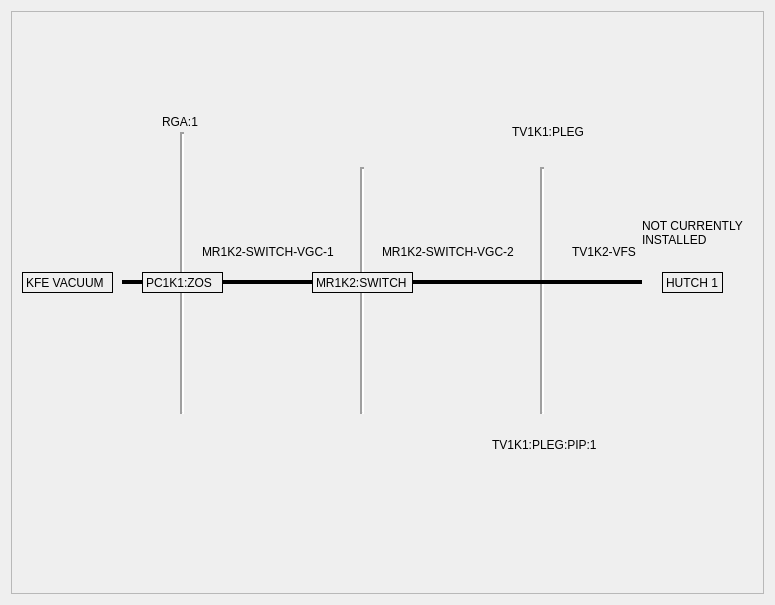
<?xml version="1.0" encoding="UTF-8"?>
<ui version="4.0">
 <class>Widget</class>
 <widget class="QWidget" name="Widget">
  <property name="geometry">
   <rect>
    <x>0</x>
    <y>0</y>
    <width>775</width>
    <height>605</height>
   </rect>
  </property>
  <property name="sizePolicy">
   <sizepolicy hsizetype="Expanding" vsizetype="Expanding">
    <horstretch>0</horstretch>
    <verstretch>0</verstretch>
   </sizepolicy>
  </property>
  <property name="windowTitle">
   <string>MainWindow</string>
  </property>
  <property name="styleSheet">
   <string notr="true">RoughGauge[state=&quot;Off&quot;] #icon{
    qproperty-brush: red;
    color: gray;
}
RoughGauge[state=&quot;On&quot;] #icon{
    qproperty-brush: #00FF00;
    color: black;
}
RoughGauge #pressure[alarmSeverity=&quot;0&quot;]{
    color: blue;
 /*border: 1px solid black;*/
background-color : white
}
ColdCathodeGauge #pressure{
    color: blue;
/* border: 1px solid black;*/
background-color : white
}
ColdCathodeGauge[interlocked=&quot;true&quot;] #icon{
    border: 2px solid black;
        qproperty-brush: black;
border-top-left-radius: 9px;
    border-top-right-radius: 9px;
border-bottom-left-radius: 9px;
    border-bottom-right-radius: 9px;
}
ColdCathodeGauge[state=&quot;Off&quot;] #icon {
    qproperty-penColor: black;
    qproperty-brush: gray;
}
ColdCathodeGauge[state=&quot;GaugeDisconnected&quot;] #icon {
    qproperty-penColor: red;
    qproperty-brush: gray;
}
ColdCathodeGauge[state=&quot;PressInvalid&quot;] #icon {
    qproperty-penColor: black;
    qproperty-brush: gray;
}
ColdCathodeGauge[state=&quot;Starting&quot;] #icon {
    qproperty-penColor: black;
    qproperty-brush: yellow;
}
ColdCathodeGauge[state=&quot;Valid&quot;] #icon {
    qproperty-penColor: black;
    qproperty-brush: #00FF00;
}
ColdCathodeGauge[state=&quot;ValidLo&quot;] #icon {
    qproperty-penColor: black;
    qproperty-brush: yellow;
}
ApertureValve #icon [alarmSeverity=&quot;0&quot;]{
    qproperty-penStyle: &quot;QT::SolidLine&quot;;
    qproperty-penColor: black;
 
 
}
ApertureValve[interlocked=&quot;true&quot;] #icon{
    border: 2px solid black;
    border-top-left-radius: 9px;
    border-top-right-radius: 9px;
    border-bottom-left-radius: 9px;
    border-bottom-right-radius: 9px;
}
ApertureValve[interlocked=&quot;false&quot;] #icon{
    border: 0px;
    qproperty-brush: yellow;
}
ApertureValve[interlocked=&quot;true&quot;] #icon {
    qproperty-interlockBrush: black;
}
ApertureValve[interlocked=&quot;false&quot;] #icon{
    qproperty-interlockBrush: #00FF00;
}
ApertureValve[state=&quot;OPEN&quot;] #icon {
     qproperty-penStyle: &quot;QT::SolidLine&quot;;
    qproperty-penColor: black;
    qproperty-brush: #00FF00;
}
ApertureValve[state=&quot;MOVING&quot;] #icon {
    qproperty-penStyle: &quot;QT::SolidLine&quot;;
    qproperty-penColor: black;
    qproperty-brush: yellow;
}
ApertureValve[state=&quot;CLOSED&quot;] #icon {
    qproperty-penStyle: &quot;QT::SolidLine&quot;;
    qproperty-penColor: gray;
    qproperty-brush: black;
}
ApertureValve[state=&quot;INVALID&quot;] #icon {
    qproperty-penStyle: &quot;QT::SolidLine&quot;;
    qproperty-penColor: black;
    qproperty-brush: red;
}
ApertureValve[error=&quot;VENTED&quot;] #icon {
       qproperty-penStyle: &quot;QT::SolidLine&quot;;
}
ApertureValve[error=&quot;ERR_LOST_VAC&quot;] #icon {
    qproperty-penStyle: &quot;Qt::DotLine&quot;;
    qproperty-penColor: black;
   qproperty-interlockBrush: red;
}
ApertureValve[error=&quot;Ext Fault&quot;] #icon {
    qproperty-penStyle: &quot;QT::SolidLine&quot;;
    qproperty-penColor: black;
   qproperty-interlockBrush: black;
}
TurboPump[interlocked=&quot;true&quot;] #icon {
    border: 2px solid black;
    qproperty-penColor: black;
}
TurboPump[interlocked=&quot;false&quot;] #icon {
    border: 0px;
}
TurboPump[state=&quot;RUNNING&quot;] #icon {
    qproperty-penColor: black;
    qproperty-centerBrush: #00FF00;
    qproperty-brush: #00FF00;
}
TurboPump[state=&quot;STARTING&quot;] #icon {
    qproperty-penColor: black;
    qproperty-centerBrush: yellow;
}
TurboPump[state=&quot;STOPPED&quot;] #icon {
    qproperty-penColor: black;
    qproperty-centerBrush: gray;
    qproperty-brush: gray;
}
TurboPump[state=&quot;FAULT&quot;] #icon {
    qproperty-penColor: red;
    qproperty-centerBrush: red;
    qproperty-brush: gray;
}
TurboPump[error=&quot;true&quot;] #icon {
     qproperty-penColor: red;
    qproperty-centerBrush: red;
}
PneumaticValve #icon [alarmSeverity=&quot;0&quot;]{
    qproperty-penStyle: &quot;QT::SolidLine&quot;;
    qproperty-penColor: black;
    qproperty-penWidth: 2;
 
}
PneumaticValve[interlocked=&quot;true&quot;] #icon{
    border: 2px solid black;
    qproperty-penWidth: 2;
    border-top-left-radius: 9px;
    border-top-right-radius: 9px;
    border-bottom-left-radius: 9px;
    border-bottom-right-radius: 9px;
}
PneumaticValve[interlocked=&quot;false&quot;] #icon{
    border: 0px;
    qproperty-penWidth: 2;
    qproperty-brush: #00FF00;
}
PneumaticValve[interlocked=&quot;true&quot;] #icon {
    qproperty-interlockBrush: black;
}
PneumaticValve[interlocked=&quot;false&quot;] #icon{
    qproperty-interlockBrush: #00FF00;
}
PneumaticValve[state=&quot;OPEN&quot;] #icon {
     qproperty-penStyle: &quot;QT::SolidLine&quot;;
    qproperty-penColor: black;
    qproperty-penWidth: 2;
    qproperty-brush: #00FF00;
}
PneumaticValve[state=&quot;MOVING&quot;] #icon {
    qproperty-penStyle: &quot;QT::SolidLine&quot;;
    qproperty-penColor: black;
    qproperty-penWidth: 2;
    qproperty-brush: yellow;
}
PneumaticValve[state=&quot;CLOSED&quot;] #icon {
    qproperty-penStyle: &quot;QT::SolidLine&quot;;
    qproperty-penColor: gray;
    qproperty-penWidth: 2;
    qproperty-brush: black;
}
PneumaticValve[state=&quot;INVALID&quot;] #icon {
    qproperty-penStyle: &quot;QT::SolidLine&quot;;
    qproperty-penColor: black;
    qproperty-penWidth: 2;
    qproperty-brush: red;
}
PneumaticValve[error=&quot;VENTED&quot;] #icon {
       qproperty-penStyle: &quot;QT::SolidLine&quot;;
}
PneumaticValve[error=&quot;ERR_LOST_VAC&quot;] #icon {
    qproperty-penStyle: &quot;Qt::DotLine&quot;;
    qproperty-penColor: black;
    qproperty-penWidth: 2;
   qproperty-interlockBrush: red;
}
PneumaticValve[error=&quot;Ext Fault&quot;] #icon {
    qproperty-penStyle: &quot;QT::SolidLine&quot;;
    qproperty-penColor: black;
    qproperty-penWidth: 2;
   qproperty-interlockBrush: red;
}
ControlOnlyValveNC[interlocked=&quot;true&quot;] #icon {
     border: 2px solid black;
    qproperty-penWidth: 2;
    border-top-left-radius: 9px;
    border-top-right-radius: 9px;
    border-bottom-left-radius: 9px;
    border-bottom-right-radius: 9px;
}
ControlOnlyValveNC[interlocked=&quot;false&quot;] #icon {
     border: 0px;
    qproperty-penWidth: 2;
    qproperty-brush: #00FF00;
}
ControlOnlyValveNC[interlocked=&quot;true&quot;] #icon {
    qproperty-interlockBrush: #FF0000;
}
ControlOnlyValveNC[interlocked=&quot;false&quot;] #icon {
    qproperty-interlockBrush: #00FF00;
}
ControlOnlyValveNC[state=&quot;One&quot;] #icon {
     qproperty-penStyle: &quot;QT::SolidLine&quot;;
    qproperty-penColor: black;
    qproperty-penWidth: 2;
    qproperty-brush: #00FF00;
}
ControlOnlyValveNC[state=&quot;Zero&quot;] #icon {
    qproperty-penStyle: &quot;QT::SolidLine&quot;;
    qproperty-penColor: gray;
    qproperty-penWidth: 2;
    qproperty-brush: black;
}
NeedleValve[interlocked=&quot;true&quot;] #icon{
    border: 2px solid black;
    qproperty-penWidth: 2;
    border-top-left-radius: 9px;
    border-top-right-radius: 9px;
    border-bottom-left-radius: 9px;
    border-bottom-right-radius: 9px;
}
NeedleValve[interlocked=&quot;false&quot;] #icon{
    border: 0px;
    qproperty-penWidth: 2;
    qproperty-brush: #00FF00;
}
NeedleValve[interlocked=&quot;true&quot;] #icon {
    qproperty-interlockBrush: black;
}
NeedleValve[interlocked=&quot;false&quot;] #icon{
    qproperty-interlockBrush: #00FF00;
}
NeedleValve[state=&quot;Close&quot;] #icon {
   qproperty-penStyle: &quot;QT::SolidLine&quot;;
    qproperty-penColor: gray;
    qproperty-penWidth: 2;
    qproperty-brush: black;
}
NeedleValve[state=&quot;Open&quot;] #icon {
   qproperty-penStyle: &quot;QT::SolidLine&quot;;
    qproperty-penColor: black;
    qproperty-penWidth: 2;
    qproperty-brush: #00FF00;
}
ScrollPump[state=&quot;RUNNING&quot;] #icon {
    qproperty-penColor: black;
    qproperty-centerBrush: #00FF00;
    qproperty-brush: #00FF00;
}
ScrollPump[interlocked=&quot;true&quot;] #icon {
    border: 2px solid black;
}
ScrollPump[interlocked=&quot;false&quot;] #icon {
    border: 0px;
}
ScrollPump[state=&quot;Accelerating&quot;] #icon {
    qproperty-brush: #00FF00;
    qproperty-centerBrush: yellow;
}
ScrollPump[state=&quot;STOPPED&quot;] #icon {
    qproperty-penColor: black;
    qproperty-centerBrush: gray;
    qproperty-brush: gray;
}
ScrollPump[state=&quot;FAULT&quot;] #icon {
    qproperty-penColor: black;
    qproperty-centerBrush: red;
    qproperty-brush: gray;
}
ScrollPump[error=&quot;true&quot;] #icon {
    qproperty-penWidth: 2;
    qproperty-centerBrush: red;
}
IonPump[interlocked=&quot;true&quot;] #icon{
    border: 2px solid black;
    qproperty-penWidth: 2;
    border-top-left-radius: 9px;
    border-top-right-radius: 9px;
    border-bottom-left-radius: 9px;
    border-bottom-right-radius: 9px;
}
IonPump[interlocked=&quot;false&quot;] #icon{
    border: 0px;
    qproperty-penWidth: 2;
    qproperty-brush: #00FF00;
}
IonPump[error=&quot;TRUE&quot;] #icon {
    qproperty-penStyle: &quot;Qt::DotLine&quot;;
    qproperty-penWidth: 2;
    qproperty-brush: red;
}
IonPump[error=&quot;FALSE&quot;] #icon {
    qproperty-penStyle: &quot;Qt::SolidLine&quot;;
    qproperty-penWidth: 2;
    qproperty-brush: red;
}
IonPump[state=&quot;RUNNING&quot;] #icon {
    qproperty-penColor: black;
    qproperty-brush: #00FF00;
}
IonPump[state=&quot;STARTING&quot;] #icon {
    qproperty-penColor: black;
    qproperty-brush: yellow;
}
IonPump[state=&quot;STOPPED&quot;] #icon {
    qproperty-penColor: black;
    qproperty-brush: gray;
}
IonPump[state=&quot;FAULT&quot;] #icon {
    qproperty-penColor: black;
    qproperty-brush: red;
}
</string>
  </property>
  <layout class="QVBoxLayout" name="verticalLayout">
   <item>
    <layout class="QHBoxLayout" name="horizontalLayout">
     <property name="sizeConstraint">
      <enum>QLayout::SetMaximumSize</enum>
     </property>
     <item>
      <widget class="QScrollArea" name="scrollArea">
       <property name="sizePolicy">
        <sizepolicy hsizetype="Preferred" vsizetype="Preferred">
         <horstretch>0</horstretch>
         <verstretch>0</verstretch>
        </sizepolicy>
       </property>
       <property name="minimumSize">
        <size>
         <width>0</width>
         <height>0</height>
        </size>
       </property>
       <property name="lineWidth">
        <number>2</number>
       </property>
       <property name="sizeAdjustPolicy">
        <enum>QAbstractScrollArea::AdjustToContents</enum>
       </property>
       <property name="widgetResizable">
        <bool>false</bool>
       </property>
       <widget class="QWidget" name="scrollAreaWidgetContents">
        <property name="geometry">
         <rect>
          <x>0</x>
          <y>0</y>
          <width>750</width>
          <height>580</height>
         </rect>
        </property>
        <widget class="Line" name="line">
         <property name="geometry">
          <rect>
           <x>110</x>
           <y>260</y>
           <width>520</width>
           <height>20</height>
          </rect>
         </property>
         <property name="frameShadow">
          <enum>QFrame::Plain</enum>
         </property>
         <property name="lineWidth">
          <number>4</number>
         </property>
         <property name="orientation">
          <enum>Qt::Horizontal</enum>
         </property>
        </widget>
        <widget class="QLabel" name="label_2">
         <property name="geometry">
          <rect>
           <x>190</x>
           <y>230</y>
           <width>151</width>
           <height>20</height>
          </rect>
         </property>
         <property name="text">
          <string>MR1K2-SWITCH-VGC-1</string>
         </property>
        </widget>
        <widget class="PyDMEmbeddedDisplay" name="PyDMEmbeddedDisplay_16">
         <property name="geometry">
          <rect>
           <x>20</x>
           <y>-10</y>
           <width>151</width>
           <height>100</height>
          </rect>
         </property>
         <property name="toolTip">
          <string/>
         </property>
         <property name="lineWidth">
          <number>0</number>
         </property>
         <property name="filename" stdset="0">
          <string>vacuumscreens/templates/rixArrow.ui</string>
         </property>
        </widget>
        <widget class="Line" name="line_6">
         <property name="geometry">
          <rect>
           <x>340</x>
           <y>270</y>
           <width>20</width>
           <height>132</height>
          </rect>
         </property>
         <property name="lineWidth">
          <number>2</number>
         </property>
         <property name="orientation">
          <enum>Qt::Vertical</enum>
         </property>
        </widget>
        <widget class="IonPump" name="RTDSL0_PIP_2">
         <property name="geometry">
          <rect>
           <x>320</x>
           <y>395</y>
           <width>60</width>
           <height>150</height>
          </rect>
         </property>
         <property name="toolTip">
          <string/>
         </property>
         <property name="layoutDirection">
          <enum>Qt::LeftToRight</enum>
         </property>
         <property name="controlsLocation" stdset="0">
          <enum>PCDSSymbolBase::Bottom</enum>
         </property>
         <property name="channelsPrefix" stdset="0">
          <string>ca://MR1K2:SWITCH:PIP:1</string>
         </property>
         <property name="controlButtonHorizontal" stdset="0">
          <bool>false</bool>
         </property>
        </widget>
        <widget class="Line" name="line_3">
         <property name="geometry">
          <rect>
           <x>340</x>
           <y>155</y>
           <width>20</width>
           <height>110</height>
          </rect>
         </property>
         <property name="lineWidth">
          <number>2</number>
         </property>
         <property name="orientation">
          <enum>Qt::Vertical</enum>
         </property>
        </widget>
        <widget class="QLabel" name="TV1L0_2">
         <property name="geometry">
          <rect>
           <x>300</x>
           <y>260</y>
           <width>101</width>
           <height>21</height>
          </rect>
         </property>
         <property name="autoFillBackground">
          <bool>true</bool>
         </property>
         <property name="frameShape">
          <enum>QFrame::Box</enum>
         </property>
         <property name="frameShadow">
          <enum>QFrame::Plain</enum>
         </property>
         <property name="text">
          <string>MR1K2:SWITCH</string>
         </property>
        </widget>
        <widget class="PneumaticValve" name="IM1L0_XTES_VGC_2">
         <property name="geometry">
          <rect>
           <x>400</x>
           <y>250</y>
           <width>71</width>
           <height>131</height>
          </rect>
         </property>
         <property name="toolTip">
          <string/>
         </property>
         <property name="controlsLocation" stdset="0">
          <enum>PCDSSymbolBase::Bottom</enum>
         </property>
         <property name="channelsPrefix" stdset="0">
          <string>ca://MR1K2:SWITCH:VGC:2</string>
         </property>
         <property name="controlButtonHorizontal" stdset="0">
          <bool>false</bool>
         </property>
        </widget>
        <widget class="Line" name="line_7">
         <property name="geometry">
          <rect>
           <x>520</x>
           <y>270</y>
           <width>20</width>
           <height>132</height>
          </rect>
         </property>
         <property name="lineWidth">
          <number>2</number>
         </property>
         <property name="orientation">
          <enum>Qt::Vertical</enum>
         </property>
        </widget>
        <widget class="IonPump" name="RTDSL0_PIP_3">
         <property name="geometry">
          <rect>
           <x>500</x>
           <y>395</y>
           <width>60</width>
           <height>150</height>
          </rect>
         </property>
         <property name="toolTip">
          <string/>
         </property>
         <property name="layoutDirection">
          <enum>Qt::LeftToRight</enum>
         </property>
         <property name="controlsLocation" stdset="0">
          <enum>PCDSSymbolBase::Bottom</enum>
         </property>
         <property name="channelsPrefix" stdset="0">
          <string>ca://TV1K1:PLEG:PIP:1</string>
         </property>
         <property name="controlButtonHorizontal" stdset="0">
          <bool>false</bool>
         </property>
        </widget>
        <widget class="Line" name="line_4">
         <property name="geometry">
          <rect>
           <x>520</x>
           <y>155</y>
           <width>20</width>
           <height>120</height>
          </rect>
         </property>
         <property name="lineWidth">
          <number>2</number>
         </property>
         <property name="orientation">
          <enum>Qt::Vertical</enum>
         </property>
        </widget>
        <widget class="Line" name="line_8">
         <property name="geometry">
          <rect>
           <x>160</x>
           <y>270</y>
           <width>20</width>
           <height>132</height>
          </rect>
         </property>
         <property name="lineWidth">
          <number>2</number>
         </property>
         <property name="orientation">
          <enum>Qt::Vertical</enum>
         </property>
        </widget>
        <widget class="IonPump" name="RTDSL0_PIP_4">
         <property name="geometry">
          <rect>
           <x>140</x>
           <y>395</y>
           <width>60</width>
           <height>150</height>
          </rect>
         </property>
         <property name="toolTip">
          <string/>
         </property>
         <property name="layoutDirection">
          <enum>Qt::LeftToRight</enum>
         </property>
         <property name="controlsLocation" stdset="0">
          <enum>PCDSSymbolBase::Bottom</enum>
         </property>
         <property name="channelsPrefix" stdset="0">
          <string>ca://PC1K1:ZOS:PIP:1</string>
         </property>
         <property name="controlButtonHorizontal" stdset="0">
          <bool>false</bool>
         </property>
        </widget>
        <widget class="Line" name="line_9">
         <property name="geometry">
          <rect>
           <x>160</x>
           <y>120</y>
           <width>20</width>
           <height>180</height>
          </rect>
         </property>
         <property name="lineWidth">
          <number>2</number>
         </property>
         <property name="orientation">
          <enum>Qt::Vertical</enum>
         </property>
        </widget>
        <widget class="PyDMEmbeddedDisplay" name="PyDMEmbeddedDisplay_18">
         <property name="geometry">
          <rect>
           <x>50</x>
           <y>85</y>
           <width>200</width>
           <height>140</height>
          </rect>
         </property>
         <property name="toolTip">
          <string/>
         </property>
         <property name="frameShape">
          <enum>QFrame::NoFrame</enum>
         </property>
         <property name="frameShadow">
          <enum>QFrame::Plain</enum>
         </property>
         <property name="lineWidth">
          <number>0</number>
         </property>
         <property name="macros" stdset="0">
          <string>{&quot;GCC&quot;: &quot;PC1K1:ZOS:GCC:1&quot; , &quot;GPI&quot;: &quot;PC1K1:ZOS:GPI:1&quot;}</string>
         </property>
         <property name="filename" stdset="0">
          <string>vacuumscreens/templates/GCC_GPI.ui</string>
         </property>
        </widget>
        <widget class="QLabel" name="TV1L0_4">
         <property name="geometry">
          <rect>
           <x>130</x>
           <y>260</y>
           <width>81</width>
           <height>21</height>
          </rect>
         </property>
         <property name="autoFillBackground">
          <bool>true</bool>
         </property>
         <property name="frameShape">
          <enum>QFrame::Box</enum>
         </property>
         <property name="frameShadow">
          <enum>QFrame::Plain</enum>
         </property>
         <property name="text">
          <string>PC1K1:ZOS</string>
         </property>
        </widget>
        <widget class="PneumaticValve" name="IM1L0_XTES_VGC_4">
         <property name="geometry">
          <rect>
           <x>230</x>
           <y>250</y>
           <width>71</width>
           <height>131</height>
          </rect>
         </property>
         <property name="toolTip">
          <string/>
         </property>
         <property name="controlsLocation" stdset="0">
          <enum>PCDSSymbolBase::Bottom</enum>
         </property>
         <property name="channelsPrefix" stdset="0">
          <string>ca://MR1K2:SWITCH:VGC:1</string>
         </property>
         <property name="controlButtonHorizontal" stdset="0">
          <bool>false</bool>
         </property>
        </widget>
        <widget class="QLabel" name="TV1L0_5">
         <property name="geometry">
          <rect>
           <x>10</x>
           <y>260</y>
           <width>91</width>
           <height>21</height>
          </rect>
         </property>
         <property name="autoFillBackground">
          <bool>true</bool>
         </property>
         <property name="frameShape">
          <enum>QFrame::Box</enum>
         </property>
         <property name="frameShadow">
          <enum>QFrame::Plain</enum>
         </property>
         <property name="text">
          <string>KFE VACUUM</string>
         </property>
        </widget>
        <widget class="QLabel" name="TV1L0_6">
         <property name="geometry">
          <rect>
           <x>650</x>
           <y>260</y>
           <width>61</width>
           <height>21</height>
          </rect>
         </property>
         <property name="autoFillBackground">
          <bool>true</bool>
         </property>
         <property name="frameShape">
          <enum>QFrame::Box</enum>
         </property>
         <property name="frameShadow">
          <enum>QFrame::Plain</enum>
         </property>
         <property name="text">
          <string>HUTCH 1</string>
         </property>
        </widget>
        <widget class="QLabel" name="label_3">
         <property name="geometry">
          <rect>
           <x>370</x>
           <y>230</y>
           <width>141</width>
           <height>20</height>
          </rect>
         </property>
         <property name="text">
          <string>MR1K2-SWITCH-VGC-2</string>
         </property>
        </widget>
        <widget class="QLabel" name="label_4">
         <property name="geometry">
          <rect>
           <x>560</x>
           <y>230</y>
           <width>71</width>
           <height>20</height>
          </rect>
         </property>
         <property name="text">
          <string>TV1K2-VFS</string>
         </property>
        </widget>
        <widget class="FastShutter" name="FastShutter">
         <property name="geometry">
          <rect>
           <x>560</x>
           <y>250</y>
           <width>71</width>
           <height>131</height>
          </rect>
         </property>
         <property name="toolTip">
          <string/>
         </property>
         <property name="channelsPrefix" stdset="0">
          <string>ca://TF1K2:VFS</string>
         </property>
         <property name="controlButtonHorizontal" stdset="0">
          <bool>false</bool>
         </property>
        </widget>
        <widget class="PyDMDrawingRectangle" name="PyDMDrawingRectangle_2">
         <property name="geometry">
          <rect>
           <x>560</x>
           <y>230</y>
           <width>66</width>
           <height>58</height>
          </rect>
         </property>
         <property name="toolTip">
          <string/>
         </property>
         <property name="brush" stdset="0">
          <brush brushstyle="NoBrush">
           <color alpha="255">
            <red>0</red>
            <green>0</green>
            <blue>0</blue>
           </color>
          </brush>
         </property>
         <property name="penStyle" stdset="0">
          <enum>Qt::DashLine</enum>
         </property>
        </widget>
        <widget class="QLabel" name="label_33">
         <property name="geometry">
          <rect>
           <x>630</x>
           <y>200</y>
           <width>101</width>
           <height>41</height>
          </rect>
         </property>
         <property name="text">
          <string>NOT CURRENTLY INSTALLED</string>
         </property>
         <property name="wordWrap">
          <bool>true</bool>
         </property>
        </widget>
        <widget class="PyDMEmbeddedDisplay" name="PyDMEmbeddedDisplay_19">
         <property name="geometry">
          <rect>
           <x>230</x>
           <y>86</y>
           <width>200</width>
           <height>140</height>
          </rect>
         </property>
         <property name="toolTip">
          <string/>
         </property>
         <property name="frameShape">
          <enum>QFrame::NoFrame</enum>
         </property>
         <property name="frameShadow">
          <enum>QFrame::Plain</enum>
         </property>
         <property name="lineWidth">
          <number>0</number>
         </property>
         <property name="macros" stdset="0">
          <string>{&quot;GCC&quot;: &quot;MR1K2:SWITCH:GCC:1&quot; , &quot;GPI&quot;: &quot;MR1K2:SWITCH:GPI:1&quot;}</string>
         </property>
         <property name="filename" stdset="0">
          <string>vacuumscreens/templates/GCC_GPI.ui</string>
         </property>
        </widget>
        <widget class="PyDMEmbeddedDisplay" name="PyDMEmbeddedDisplay_20">
         <property name="geometry">
          <rect>
           <x>410</x>
           <y>86</y>
           <width>200</width>
           <height>140</height>
          </rect>
         </property>
         <property name="toolTip">
          <string/>
         </property>
         <property name="frameShape">
          <enum>QFrame::NoFrame</enum>
         </property>
         <property name="frameShadow">
          <enum>QFrame::Plain</enum>
         </property>
         <property name="lineWidth">
          <number>0</number>
         </property>
         <property name="macros" stdset="0">
          <string>{&quot;GCC&quot;: &quot;TV1K1:PLEG:GCC:1&quot; , &quot;GPI&quot;: &quot;TV1K1:PLEG:GPI:1&quot;}</string>
         </property>
         <property name="filename" stdset="0">
          <string>vacuumscreens/templates/GCC_GPI.ui</string>
         </property>
        </widget>
        <widget class="RGA" name="RGA">
         <property name="geometry">
          <rect>
           <x>150</x>
           <y>65</y>
           <width>40</width>
           <height>40</height>
          </rect>
         </property>
         <property name="toolTip">
          <string/>
         </property>
        </widget>
        <widget class="QLabel" name="label_5">
         <property name="geometry">
          <rect>
           <x>150</x>
           <y>100</y>
           <width>41</width>
           <height>20</height>
          </rect>
         </property>
         <property name="text">
          <string>RGA:1</string>
         </property>
        </widget>
        <widget class="QLabel" name="label_6">
         <property name="geometry">
          <rect>
           <x>500</x>
           <y>110</y>
           <width>101</width>
           <height>20</height>
          </rect>
         </property>
         <property name="text">
          <string>TV1K1:PLEG</string>
         </property>
        </widget>
        <widget class="QLabel" name="label_7">
         <property name="geometry">
          <rect>
           <x>480</x>
           <y>423</y>
           <width>111</width>
           <height>20</height>
          </rect>
         </property>
         <property name="text">
          <string>TV1K1:PLEG:PIP:1</string>
         </property>
        </widget>
        <zorder>line_7</zorder>
        <zorder>line_4</zorder>
        <zorder>line</zorder>
        <zorder>label_2</zorder>
        <zorder>PyDMEmbeddedDisplay_16</zorder>
        <zorder>line_6</zorder>
        <zorder>RTDSL0_PIP_2</zorder>
        <zorder>line_3</zorder>
        <zorder>TV1L0_2</zorder>
        <zorder>IM1L0_XTES_VGC_2</zorder>
        <zorder>RTDSL0_PIP_3</zorder>
        <zorder>line_8</zorder>
        <zorder>RTDSL0_PIP_4</zorder>
        <zorder>line_9</zorder>
        <zorder>PyDMEmbeddedDisplay_18</zorder>
        <zorder>TV1L0_4</zorder>
        <zorder>IM1L0_XTES_VGC_4</zorder>
        <zorder>TV1L0_5</zorder>
        <zorder>TV1L0_6</zorder>
        <zorder>label_3</zorder>
        <zorder>label_4</zorder>
        <zorder>FastShutter</zorder>
        <zorder>PyDMDrawingRectangle_2</zorder>
        <zorder>label_33</zorder>
        <zorder>PyDMEmbeddedDisplay_19</zorder>
        <zorder>PyDMEmbeddedDisplay_20</zorder>
        <zorder>RGA</zorder>
        <zorder>label_5</zorder>
        <zorder>label_6</zorder>
        <zorder>label_7</zorder>
       </widget>
      </widget>
     </item>
    </layout>
   </item>
  </layout>
 </widget>
 <customwidgets>
  <customwidget>
   <class>PyDMDrawingRectangle</class>
   <extends>QWidget</extends>
   <header>pydm.widgets.drawing</header>
  </customwidget>
  <customwidget>
   <class>PyDMEmbeddedDisplay</class>
   <extends>QFrame</extends>
   <header>pydm.widgets.embedded_display</header>
  </customwidget>
  <customwidget>
   <class>PCDSSymbolBase</class>
   <extends>QWidget</extends>
   <header>pcdswidgets.vacuum.base</header>
  </customwidget>
  <customwidget>
   <class>PneumaticValve</class>
   <extends>PCDSSymbolBase</extends>
   <header>pcdswidgets.vacuum.valves</header>
  </customwidget>
  <customwidget>
   <class>FastShutter</class>
   <extends>PCDSSymbolBase</extends>
   <header>pcdswidgets.vacuum.valves</header>
  </customwidget>
  <customwidget>
   <class>IonPump</class>
   <extends>PCDSSymbolBase</extends>
   <header>pcdswidgets.vacuum.pumps</header>
  </customwidget>
  <customwidget>
   <class>RGA</class>
   <extends>PCDSSymbolBase</extends>
   <header>pcdswidgets.vacuum.others</header>
  </customwidget>
 </customwidgets>
 <resources/>
 <connections/>
</ui>
